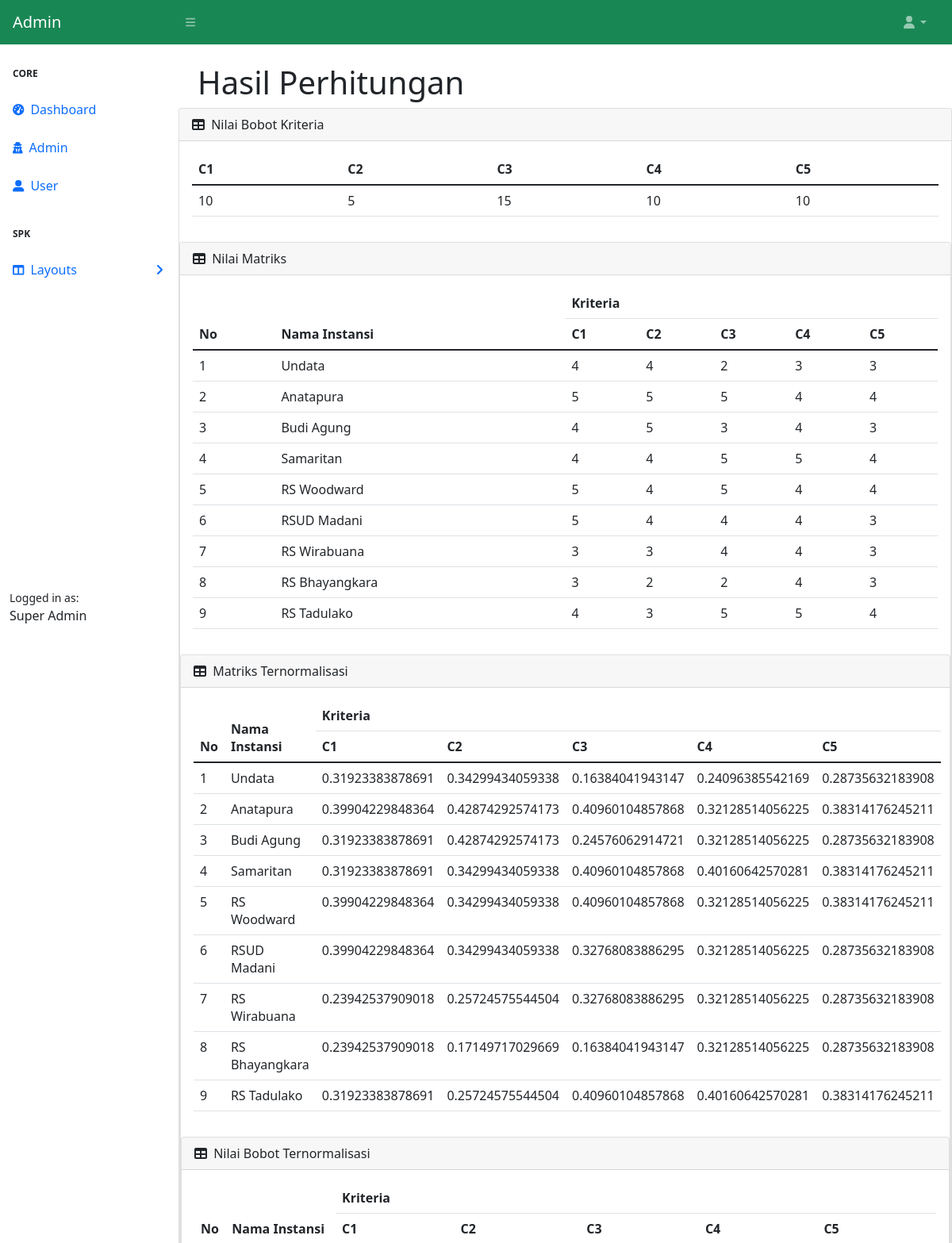
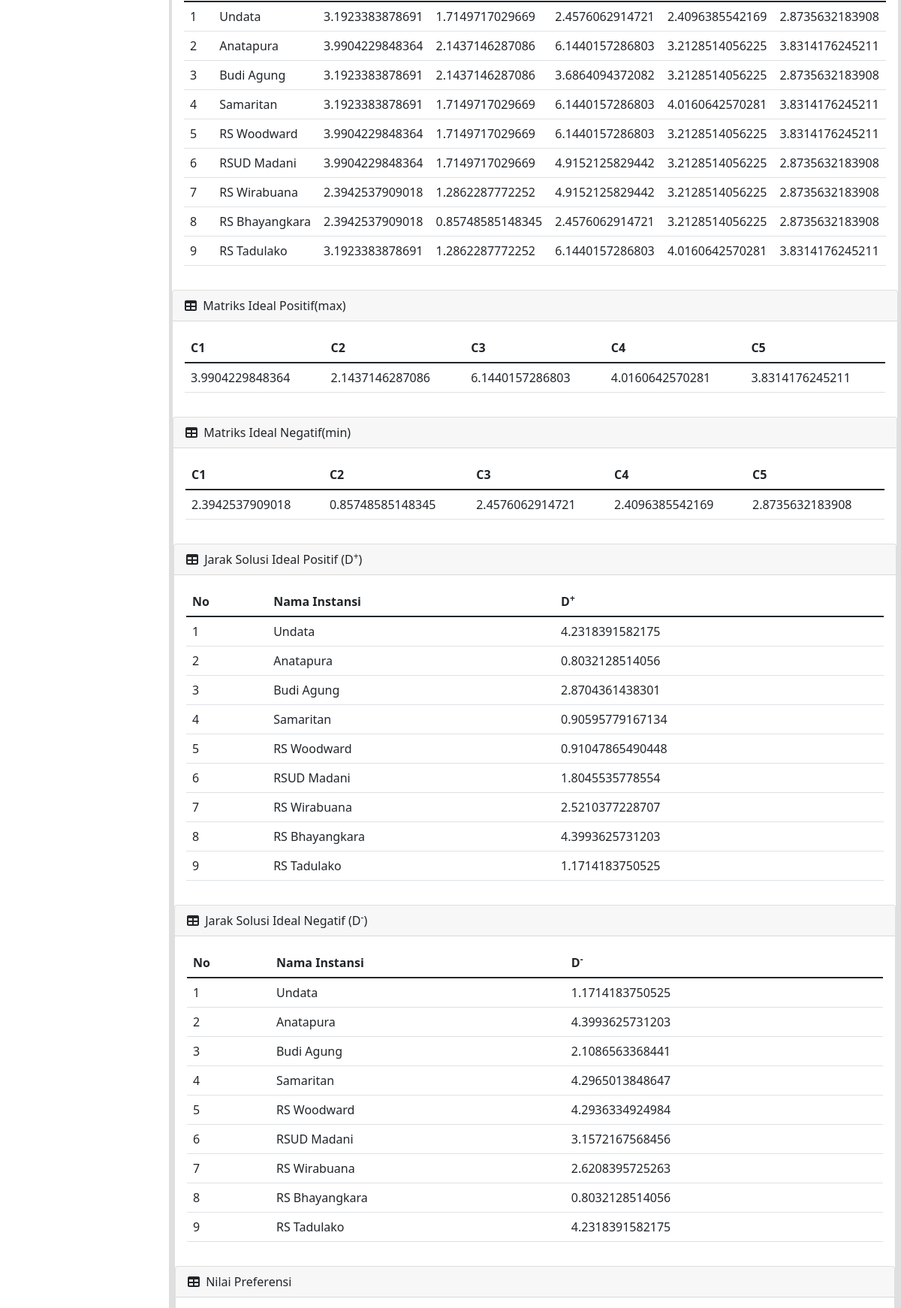
The app's page /admin/hasil.php (signed in, upper part) with its own data (2 pictures, top to bottom).
### tables this page shows
CREATE TABLE `kriteria` (
  `id` int(11) NOT NULL,
  `fasilitas` varchar(125) NOT NULL,
  `kenyamanan` varchar(125) NOT NULL,
  `pelayanan` varchar(125) NOT NULL,
  `keamanan` varchar(125) NOT NULL,
  `efisiensi` varchar(125) NOT NULL
);

CREATE TABLE `penilaian` (
  `id` int(11) NOT NULL,
  `rs` varchar(125) NOT NULL,
  `fasilitas` varchar(125) NOT NULL,
  `kenyamanan` varchar(125) NOT NULL,
  `pelayanan` varchar(125) NOT NULL,
  `keamanan` varchar(125) NOT NULL,
  `efesiensi` varchar(125) NOT NULL
);

CREATE TABLE `m_terbobot` (
  `id` int(11) NOT NULL,
  `nama_rs` varchar(125) NOT NULL,
  `c1` varchar(125) NOT NULL,
  `c2` varchar(125) NOT NULL,
  `c3` varchar(125) NOT NULL,
  `c4` varchar(125) NOT NULL,
  `c5` varchar(125) NOT NULL
);

### admin/hasil.php (the view, shortened to what this page needs)
<?php include 'header.php' ?>
<?php include '../koneksi.php';
?>
<div id="layoutSidenav_content">
    <main>
        <div class="container-fluid px-4">
            <h1 class="mt-4">Hasil Perhitungan</h1>
        </div>
<div class="card mb-4">
  <div class="card-header">
    <i class="fas fa-table me-1"></i>
     Nilai Bobot Kriteria</div>
   <div class="card-body">
   <table class="table table-head-fixed" id="">
    <thead>
      <tr>
        <th>C1</th>
        <th>C2</th>
        <th>C3</th>
        <th>C4</th>
        <th>C5</th>
      </tr>
    </thead>
    <tbody>
      <?php
        $sql = $conn->query("SELECT * FROM kriteria");
        if($sql->num_rows>0){
          while($row = $sql->fetch_assoc()){
      ?>
      <tr>
      <td><?= $row['fasilitas'] ?></td>
      <td><?= $row['kenyamanan'] ?></td>
      <td><?= $row['pelayanan'] ?></td>
      <td><?= $row['keamanan'] ?></td>
      <td><?= $row['efisiensi'] ?></td>
      </tr>
      <?php }} ?>
    </tbody>
  </table>
</div>
<div class="card mb-4">
  <div class="card-header">
    <i class="fas fa-table me-1"></i>
     Nilai Matriks</div>
   <div class="card-body">
   <table class="table table-head-fixed" id="">
    <thead>
      <tr>
        <th rowspan="2">No</th>
        <th rowspan="2">Nama Instansi</th>
        <th colspan="5">Kriteria</th>
    </tr>
    <tr>
        <th>C1</th>
        <th>C2</th>
        <th>C3</th>
        <th>C4</th>
        <th>C5</th>
      </tr>
    </thead>
    <tbody>
      <?php
        $no = 1;
        $sql = $conn->query("SELECT * FROM penilaian");
        if($sql->num_rows>0){
          while($row = $sql->fetch_assoc()){
      ?>
      <tr>
      <td><?= $no++; ?></td>
      <td><?= $row['rs'] ?></td>
      <td><?= $row['fasilitas'] ?></td>
      <td><?= $row['kenyamanan'] ?></td>
      <td><?= $row['pelayanan'] ?></td>
      <td><?= $row['keamanan'] ?></td>
      <td><?= $row['efesiensi'] ?></td>
      </tr>
      <?php }} ?>
    </tbody>
  </table>
</div>
  <div class="card mb-4">
  <div class="card-header">
    <i class="fas fa-table me-1"></i>
    Matriks Ternormalisasi</div>
   <div class="card-body">
   <table class="table table-head-fixed" id="">
   <thead>
      <tr>
        <th rowspan="2">No</th>
        <th rowspan="2">Nama Instansi</th>
        <th colspan="5">Kriteria</th>
    </tr>
    <tr>
        <th>C1</th>
        <th>C2</th>
        <th>C3</th>
        <th>C4</th>
        <th>C5</th>
      </tr>
    </thead>
    <tbody>
      <?php
        $no = 1;
        $pembagic1 = null;
        $pembagic2 = null;
        $pembagic3 = null;
        $pembagic4 = null;
        $pembagic5 = null;
         $cariF = $conn->query("SELECT fasilitas FROM penilaian");
         if($cariF->num_rows>0)
         {
             $hasil = null;
             while($fasilitas=$cariF->fetch_row()){
                     $hasil += pow($fasilitas[0], 2);
             }
             $pembagic1 = round(sqrt($hasil),3);
         }
         $cariKn = $conn->query("SELECT kenyamanan FROM penilaian");
         if($cariKn->num_rows>0)
         {
             $hasil = null;
             while($kenyamanan=$cariKn->fetch_row()){
                     $hasil += pow($kenyamanan[0], 2);
             }
             $pembagic2 = round(sqrt($hasil),3);
        }
        $cariP = $conn->query("SELECT pelayanan FROM penilaian");
        if($cariP->num_rows>0)
        {
            $hasil = null;
            while($pelayanan=$cariP->fetch_row()){
                    $hasil += pow($pelayanan[0], 2);
            }
            $pembagic3 = round(sqrt($hasil),3);
        }
        $cariK = $conn->query("SELECT keamanan FROM penilaian");
        if($cariK->num_rows>0)
        {
            $hasil = null;
            while($keamanan=$cariK->fetch_row()){
                    $hasil += pow($keamanan[0], 2);
            }
            $pembagic4 = round(sqrt($hasil),3);
        }
        $cariE = $conn->query("SELECT efesiensi FROM penilaian");
        if($cariE->num_rows>0)
        {
            $hasil = null;
            while($efesiensi=$cariE->fetch_row()){
                    $hasil += pow($efesiensi[0], 2);
            }
            $pembagic5 = round(sqrt($hasil),3);
        }
        $sql = $conn->query("SELECT * FROM penilaian");
        if($sql->num_rows>0){
          while($row = $sql->fetch_assoc()){
      ?>
      <tr>
      <td><?= $no++; ?></td>
      <td><?= $row['rs'] ?></td>
      <td><?= $row['fasilitas'] / $pembagic1 ?></td>
      <td><?= $row['kenyamanan'] / $pembagic2 ?></td>
      <td><?= $row['pelayanan'] / $pembagic3 ?></td>
      <td><?= $row['keamanan'] / $pembagic4 ?></td>
      <td><?= $row['efesiensi'] /  $pembagic5 ?></td>
      </tr>
      <?php }} ?>
    </tbody>
  </table>
</div>
<div class="card mb-4">
  <div class="card-header">
    <i class="fas fa-table me-1"></i>
     Nilai Bobot Ternormalisasi</div>
   <div class="card-body">
   <table class="table table-head-fixed" id="">
    <thead>
      <tr>
        <th rowspan="2">No</th>
        <th rowspan="2">Nama Instansi</th>
        <th colspan="5">Kriteria</th>
    </tr>
    <tr>
        <th>C1</th>
        <th>C2</th>
        <th>C3</th>
        <th>C4</th>
        <th>C5</th>
      </tr>
    </thead>
    <tbody>
      <?php
        $no = 1;
        $hasil_mterbobot = $conn->query("SELECT * FROM m_terbobot");
        if($hasil_mterbobot->num_rows>0){
            while($row=$hasil_mterbobot->fetch_assoc()){
      ?>
      <tr>
      <td><?= $no++; ?></td>
      <td><?= $row['nama_rs'] ?></td>
      <td><?= $row['c1'] ?></td>
      <td><?= $row['c2'] ?></td>
      <td><?= $row['c3'] ?></td>
      <td><?= $row['c4'] ?></td>
      <td><?= $row['c5'] ?></td>
      </tr>
      <?php }} ?>
    </tbody>
  </table>
</div>
<div class="card mb-4">
  <div class="card-header">
    <i class="fas fa-table me-1"></i>
     Matriks Ideal Positif(max)</div>
   <div class="card-body">
   <table class="table table-head-fixed" id="">
    <thead>
      <tr>
        <th>C1</th>
        <th>C2</th>
        <th>C3</th>
        <th>C4</th>
        <th>C5</th>
      </tr>
    </thead>
    <tbody>
      <?php
        $PositifM1 = null;
        $PositifM2 = null;
        $PositifM3 = null;
        $PositifM4 = null;
        $PositifM5 = null;
        $PositifC1 = $conn->query("SELECT max(c1) FROM m_terbobot ");
        if($PositifC1->num_rows>0)
        {
            $row = $PositifC1->fetch_row();
            $PositifM1 = $row[0];
        }
        $PositifC2 = $conn->query("SELECT max(c2) FROM m_terbobot ");
        if($PositifC2->num_rows>0)
        {
            $row = $PositifC2->fetch_row();
            $PositifM2 = $row[0];
        }
        $PositifC3 = $conn->query("SELECT max(c3) FROM m_terbobot ");
        if($PositifC3->num_rows>0)
        {
            $row = $PositifC3->fetch_row();
            $PositifM3 = $row[0];
        }
        $PositifC4 = $conn->query("SELECT max(c4) FROM m_terbobot ");
        if($PositifC4->num_rows>0)
        {
            $row = $PositifC4->fetch_row();
            $PositifM4 = $row[0];
        }
        $PositifC5 = $conn->query("SELECT max(c5) FROM m_terbobot ");
        if($PositifC5->num_rows>0)
        {
            $row = $PositifC5->fetch_row();
            $PositifM5 = $row[0];
        }
      ?>
      <tr>
      <td><?= $PositifM1; ?></td>
      <td><?= $PositifM2; ?></td>
      <td><?= $PositifM3; ?></td>
      <td><?= $PositifM4; ?></td>
      <td><?= $PositifM5; ?></td>
      </tr>
    </tbody>
  </table>
</div>
<div class="card mb-4">
  <div class="card-header">
    <i class="fas fa-table me-1"></i>
     Matriks Ideal Negatif(min)</div>
   <div class="card-body">
   <table class="table table-head-fixed" id="">
    <thead>
      <tr>
        <th>C1</th>
        <th>C2</th>
        <th>C3</th>
        <th>C4</th>
        <th>C5</th>
      </tr>
    </thead>
    <tbody>
      <?php
        $NegatifM1 = null;
        $NegatifM2 = null;
        $NegatifM3 = null;
        $NegatifM4 = null;
        $NegatifM5 = null;
        $NegatifC1 = $conn->query("SELECT min(c1) FROM m_terbobot ");
        if($NegatifC1->num_rows>0)
        {
            $row = $NegatifC1->fetch_row();
            $NegatifM1 = $row[0];
        }
        $NegatifC2 = $conn->query("SELECT min(c2) FROM m_terbobot ");
        if($NegatifC2->num_rows>0)
        {
            $row = $NegatifC2->fetch_row();
            $NegatifM2 = $row[0];
        }
        $NegatifC3 = $conn->query("SELECT min(c3) FROM m_terbobot ");
        if($NegatifC3->num_rows>0)
        {
            $row = $NegatifC3->fetch_row();
            $NegatifM3 = $row[0];
        }
        $NegatifC4 = $conn->query("SELECT min(c4) FROM m_terbobot ");
        if($NegatifC4->num_rows>0)
        {
            $row = $NegatifC4->fetch_row();
            $NegatifM4 = $row[0];
        }
        $NegatifC5 = $conn->query("SELECT min(c5) FROM m_terbobot ");
        if($NegatifC5->num_rows>0)
        {
            $row = $NegatifC5->fetch_row();
            $NegatifM5 = $row[0];
        }
      ?>
      <tr>
      <td><?= $NegatifM1; ?></td>
      <td><?= $NegatifM2; ?></td>
      <td><?= $NegatifM3; ?></td>
      <td><?= $NegatifM4; ?></td>
      <td><?= $NegatifM5; ?></td>
      </tr>
    </tbody>
  </table>
</div>
<div class="card mb-4">
  <div class="card-header">
    <i class="fas fa-table me-1"></i>
     Jarak Solusi Ideal Positif (D<sup>+</sup>)</div>
   <div class="card-body">
   <table class="table table-head-fixed" id="">
    <thead>
      <tr>
        <th>No</th>
        <th>Nama Instansi</th>
        <th>D<sup>+</sup></th>
      </tr>
    </thead>
    <tbody>
      <?php
        $no = 1;
        $sql = $conn->query("SELECT * FROM m_terbobot");
        if($sql->num_rows>0){
          while($row = $sql->fetch_assoc()){
      ?>
      <tr>
      <td><?= $no++; ?></td>
      <td><?= $row['nama_rs'] ?></td>
      <td><?= sqrt(pow($row['c1'] - $PositifM1,2) + pow($row['c2'] - $PositifM2,2)
            + pow($row['c3'] - $PositifM3,2) + pow($row['c4'] - $PositifM4,2)
            + pow($PositifM5 - $row['c5'],2))?></td>
      </tr>
      <?php }} ?>
    </tbody>
  </table>
</div>
<div class="card mb-4">
  <div class="card-header">
    <i class="fas fa-table me-1"></i>
     Jarak Solusi Ideal Negatif (D<sup>-</sup>)</div>
   <div class="card-body">
   <table class="table table-head-fixed" id="">
    <thead>
      <tr>
        <th>No</th>
        <th>Nama Instansi</th>
        <th>D<sup>-</sup></th>
      </tr>
    </thead>
    <tbody>
      <?php
        $no = 1;
        $sql = $conn->query("SELECT * FROM m_terbobot");
        if($sql->num_rows>0){
          while($row = $sql->fetch_assoc()){
      ?>
      <tr>
      <td><?= $no++; ?></td>
      <td><?= $row['nama_rs'] ?></td>
      <td><?= sqrt(pow($row['c1'] - $NegatifM1,2) + pow($row['c2'] - $NegatifM2,2)
            + pow($row['c3'] - $NegatifM3,2) + pow($row['c4'] - $NegatifM4,2)
            + pow($NegatifM5 - $row['c5'],2))?></td>
      </tr>
      <?php }} ?>
    </tbody>
  </table>
</div>
<div class="card mb-4">
  <div class="card-header">
    <i class="fas fa-table me-1"></i>
     Nilai Preferensi</div>
   <div class="card-body">
</div>
</main>
<?php include 'footer.php' ?>

### records on screen
kriteria: fasilitas "10", kenyamanan "5", pelayanan "15", keamanan "10", efisiensi "10"
penilaian: rs "Undata", fasilitas "4", kenyamanan "4", pelayanan "2", keamanan "3", efesiensi "3", $row['fasilitas']/$pembagic1 "0.31923383878691", $row['kenyamanan']/$pembagic2 "0.34299434059338", $row['pelayanan']/$pembagic3 "0.16384041943147", $row['keamanan']/$pembagic4 "0.24096385542169", $row['efesiensi']/$pembagic5 "0.28735632183908"
penilaian: rs "Anatapura", fasilitas "5", kenyamanan "5", pelayanan "5", keamanan "4", efesiensi "4", $row['fasilitas']/$pembagic1 "0.39904229848364", $row['kenyamanan']/$pembagic2 "0.42874292574173", $row['pelayanan']/$pembagic3 "0.40960104857868", $row['keamanan']/$pembagic4 "0.32128514056225", $row['efesiensi']/$pembagic5 "0.38314176245211"
penilaian: rs "Budi Agung", fasilitas "4", kenyamanan "5", pelayanan "3", keamanan "4", efesiensi "3", $row['fasilitas']/$pembagic1 "0.31923383878691", $row['kenyamanan']/$pembagic2 "0.42874292574173", $row['pelayanan']/$pembagic3 "0.24576062914721", $row['keamanan']/$pembagic4 "0.32128514056225", $row['efesiensi']/$pembagic5 "0.28735632183908"
penilaian: rs "Samaritan", fasilitas "4", kenyamanan "4", pelayanan "5", keamanan "5", efesiensi "4", $row['fasilitas']/$pembagic1 "0.31923383878691", $row['kenyamanan']/$pembagic2 "0.34299434059338", $row['pelayanan']/$pembagic3 "0.40960104857868", $row['keamanan']/$pembagic4 "0.40160642570281", $row['efesiensi']/$pembagic5 "0.38314176245211"
penilaian: rs "RS Woodward", fasilitas "5", kenyamanan "4", pelayanan "5", keamanan "4", efesiensi "4", $row['fasilitas']/$pembagic1 "0.39904229848364", $row['kenyamanan']/$pembagic2 "0.34299434059338", $row['pelayanan']/$pembagic3 "0.40960104857868", $row['keamanan']/$pembagic4 "0.32128514056225", $row['efesiensi']/$pembagic5 "0.38314176245211"
penilaian: rs "RSUD Madani", fasilitas "5", kenyamanan "4", pelayanan "4", keamanan "4", efesiensi "3", $row['fasilitas']/$pembagic1 "0.39904229848364", $row['kenyamanan']/$pembagic2 "0.34299434059338", $row['pelayanan']/$pembagic3 "0.32768083886295", $row['keamanan']/$pembagic4 "0.32128514056225", $row['efesiensi']/$pembagic5 "0.28735632183908"
penilaian: rs "RS Wirabuana", fasilitas "3", kenyamanan "3", pelayanan "4", keamanan "4", efesiensi "3", $row['fasilitas']/$pembagic1 "0.23942537909018", $row['kenyamanan']/$pembagic2 "0.25724575544504", $row['pelayanan']/$pembagic3 "0.32768083886295", $row['keamanan']/$pembagic4 "0.32128514056225", $row['efesiensi']/$pembagic5 "0.28735632183908"
penilaian: rs "RS Bhayangkara", fasilitas "3", kenyamanan "2", pelayanan "2", keamanan "4", efesiensi "3", $row['fasilitas']/$pembagic1 "0.23942537909018", $row['kenyamanan']/$pembagic2 "0.17149717029669", $row['pelayanan']/$pembagic3 "0.16384041943147", $row['keamanan']/$pembagic4 "0.32128514056225", $row['efesiensi']/$pembagic5 "0.28735632183908"
penilaian: rs "RS Tadulako", fasilitas "4", kenyamanan "3", pelayanan "5", keamanan "5", efesiensi "4", $row['fasilitas']/$pembagic1 "0.31923383878691", $row['kenyamanan']/$pembagic2 "0.25724575544504", $row['pelayanan']/$pembagic3 "0.40960104857868", $row['keamanan']/$pembagic4 "0.40160642570281", $row['efesiensi']/$pembagic5 "0.38314176245211"
m_terbobot: nama_rs "Undata", c1 "3.1923383878691", c2 "1.7149717029669", c3 "2.4576062914721", c4 "2.4096385542169", c5 "2.8735632183908", c5 "4.2318391582175", c5 "1.1714183750525"
m_terbobot: nama_rs "Anatapura", c1 "3.9904229848364", c2 "2.1437146287086", c3 "6.1440157286803", c4 "3.2128514056225", c5 "3.8314176245211", c5 "0.8032128514056", c5 "4.3993625731203"
m_terbobot: nama_rs "Budi Agung", c1 "3.1923383878691", c2 "2.1437146287086", c3 "3.6864094372082", c4 "3.2128514056225", c5 "2.8735632183908", c5 "2.8704361438301", c5 "2.1086563368441"
m_terbobot: nama_rs "Samaritan", c1 "3.1923383878691", c2 "1.7149717029669", c3 "6.1440157286803", c4 "4.0160642570281", c5 "3.8314176245211", c5 "0.90595779167134", c5 "4.2965013848647"
m_terbobot: nama_rs "RS Woodward", c1 "3.9904229848364", c2 "1.7149717029669", c3 "6.1440157286803", c4 "3.2128514056225", c5 "3.8314176245211", c5 "0.91047865490448", c5 "4.2936334924984"
m_terbobot: nama_rs "RSUD Madani", c1 "3.9904229848364", c2 "1.7149717029669", c3 "4.9152125829442", c4 "3.2128514056225", c5 "2.8735632183908", c5 "1.8045535778554", c5 "3.1572167568456"
m_terbobot: nama_rs "RS Wirabuana", c1 "2.3942537909018", c2 "1.2862287772252", c3 "4.9152125829442", c4 "3.2128514056225", c5 "2.8735632183908", c5 "2.5210377228707", c5 "2.6208395725263"
m_terbobot: nama_rs "RS Bhayangkara", c1 "2.3942537909018", c2 "0.85748585148345", c3 "2.4576062914721", c4 "3.2128514056225", c5 "2.8735632183908", c5 "4.3993625731203", c5 "0.8032128514056"
m_terbobot: nama_rs "RS Tadulako", c1 "3.1923383878691", c2 "1.2862287772252", c3 "6.1440157286803", c4 "4.0160642570281", c5 "3.8314176245211", c5 "1.1714183750525", c5 "4.2318391582175"

### other values on screen
$_SESSION['admin'] "Super Admin"
$PositifM1 "3.9904229848364"
$PositifM2 "2.1437146287086"
$PositifM3 "6.1440157286803"
$PositifM4 "4.0160642570281"
$PositifM5 "3.8314176245211"
$NegatifM1 "2.3942537909018"
$NegatifM2 "0.85748585148345"
$NegatifM3 "2.4576062914721"
$NegatifM4 "2.4096385542169"
$NegatifM5 "2.8735632183908"
